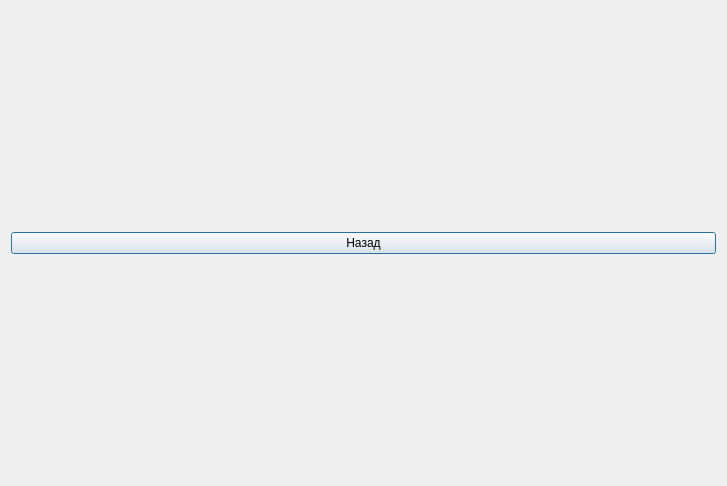
<?xml version="1.0" encoding="UTF-8"?>
<ui version="4.0">
 <class>FourthWindow</class>
 <widget class="QDialog" name="FourthWindow">
  <property name="geometry">
   <rect>
    <x>0</x>
    <y>0</y>
    <width>727</width>
    <height>486</height>
   </rect>
  </property>
  <property name="windowTitle">
   <string>analytics</string>
  </property>
  <layout class="QVBoxLayout" name="verticalLayout">
   <item>
    <widget class="QPushButton" name="pushButton">
     <property name="text">
      <string>Назад</string>
     </property>
    </widget>
   </item>
  </layout>
 </widget>
 <resources/>
 <connections/>
</ui>
